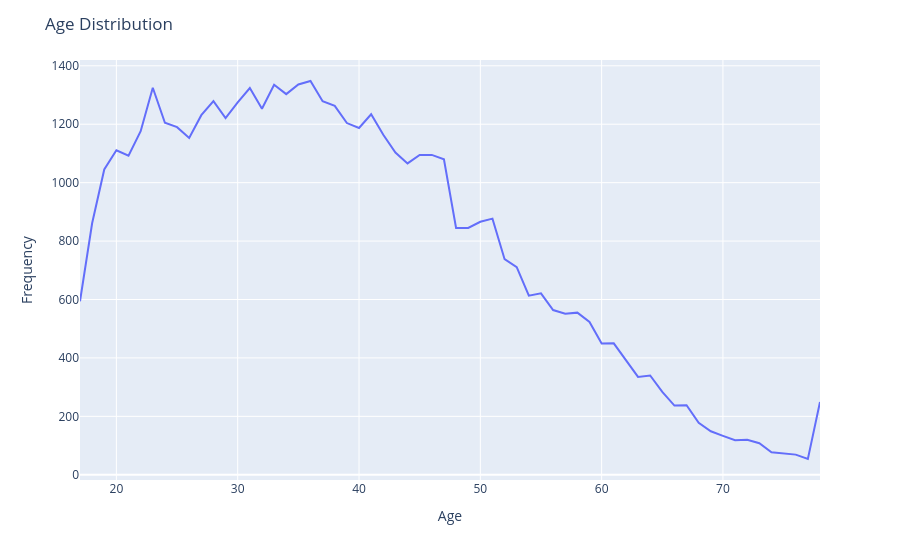

The notebook cell this image was saved under:
### Markdown cell above
#### Age Distribution By plotly --> interactive dashboards

### Code cell
import plotly.io as pio

fig = px.line(
    age_count,
    x=age_count.index,
    y=age_count.values,
            )                  
fig.update_layout(
    title='Age Distribution',
    xaxis_title= 'Age',
    yaxis_title= 'Frequency',
                )
fig.update_traces(
    hoverinfo='all',
    hovertemplate='<b> Age: </b> %{x}<br><i> frequency: </i> %{y}' 
                )   # <b> --> bold, close with </b> / <br> --> break(inter line below) / <i> --> italic, close with </i>
fig.show()

### Figure 1 — Plotly figure (JSON) as saved in the notebook; plotly's stock layout.template omitted (floating-point values rounded to 4 significant figures)
{"data": [{"hoverinfo": "all", "hovertemplate": "<b> Age: </b> %{x}<br><i> frequency: </i> %{y}", "legendgroup": "", "line": {"color": "#636efa", "dash": "solid"}, "marker": {"symbol": "circle"}, "mode": "lines", "name": "", "orientation": "v", "showlegend": false, "type": "scatter", "x": [17, 18, 19, 20, 21, 22, 23, 24, 25, 26, 27, 28, 29, 30, 31, 32, 33, 34, 35, 36, 37, 38, 39, 40, 41, 42, 43, 44, 45, 46, 47, 48, 49, 50, 51, 52, 53, 54, 55, 56, 57, 58, 59, 60, 61, 62, 63, 64, 65, 66, 67, 68, 69, 70, 71, 72, 73, 74, 75, 76, 77, 78], "xaxis": "x", "y": [594, 861, 1045, 1111, 1092, 1176, 1325, 1205, 1190, 1153, 1231, 1279, 1221, 1275, 1324, 1253, 1335, 1303, 1336, 1348, 1279, 1263, 1204, 1187, 1234, 1164, 1103, 1066, 1095, 1095, 1080, 845, 845, 866, 877, 738, 711, 613, 621, 564, 551, 555, 523, 449, 450, 394, 335, 340, 284, 237, 238, 178, 149, 133, 118, 120, 108, 77, 72, 69, 54, 249], "yaxis": "y"}], "layout": {"legend": {"tracegroupgap": 0}, "margin": {"t": 60}, "title": {"text": "Age Distribution"}, "xaxis": {"anchor": "y", "domain": [0, 1], "title": {"text": "Age"}}, "yaxis": {"anchor": "x", "domain": [0, 1], "title": {"text": "Frequency"}}}}
